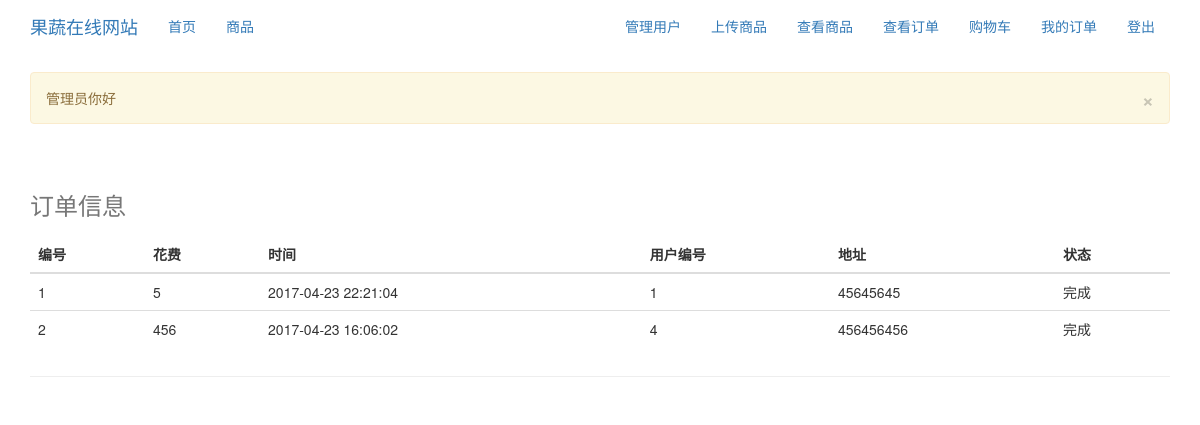
Before: /admin_order (signed in) with the older database file.
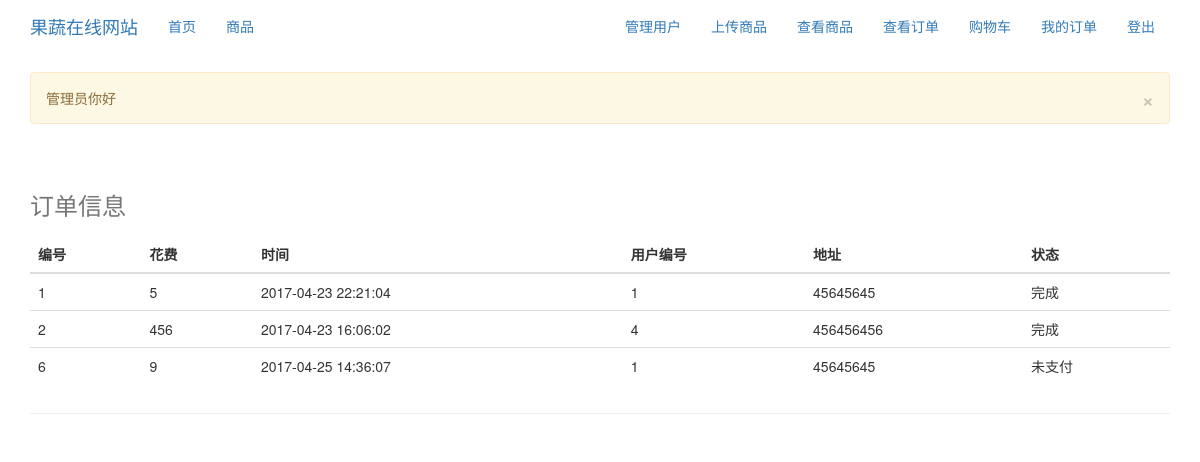
After: the same page with the newer database file.
### app/models.py (models this page shows, shortened)
class Order(db.Model):
    id = db.Column(db.Integer, primary_key=True)
    cost = db.Column(db.Integer)
    time = db.Column(db.DateTime)
    user_id = db.Column(db.Integer, db.ForeignKey('user.id'))
    address = db.Column(db.String(30))
    status = db.Column(db.String(5))  # 订单属性:购物车,未支付,待发货,已发货,完成
    items = db.relationship('OrderItem', backref='order', lazy='dynamic')

### app/views.py (the view)
@app.route('/admin_order')
@login_required
def admin_order():
    if g.user.is_admin():
        flash("管理员你好")
    else:
        flash("不是管理员,不能进入该页面")
        return redirect(url_for('goods'))
    allorder = Order.query.filter(Order.status != '购物车').all()
    return render_template('admin_order.html', allorder=allorder)

### app/models.py (called while the page is built)
    def is_admin(self):
        return self.admin

### app/views.py (called while the page is built)
@app.before_request
def before_request():
    g.user = current_user

@lm.user_loader
def load_user(id):
    return User.query.get(int(id))

### app/templates/admin_order.html
{% extends "base.html" %}
{% block page_content %}
    <div class="page-header">
        <table class="table">
            <caption><h3>订单信息</h3></caption>
            <thead>
            <tr>
                <th>编号</th>
                <th>花费</th>
                <th>时间</th>
                <th>用户编号</th>
                <th>地址</th>
                <th>状态</th>
            </tr>
            </thead>
            <tbody>
            {% for user in allorder %}
                <tr>
                    <td>{{ user.id }}</td>
                    <td>{{ user.cost }}</td>
                    <td>{{ user.time }}</td>
                    <td>{{ user.user_id }}</td>
                    <td>{{ user.address }}</td>
                    <td>{{ user.status }}</td>
                </tr>
            {% endfor %}
            </tbody>
        </table>
    </div>
{% endblock %}

Changed rows visible on the page:
now on this page (row edited): Order: id "6", cost "9", time "2017-04-25 14:36:07", user_id "1", address "45645645", status "未支付"
